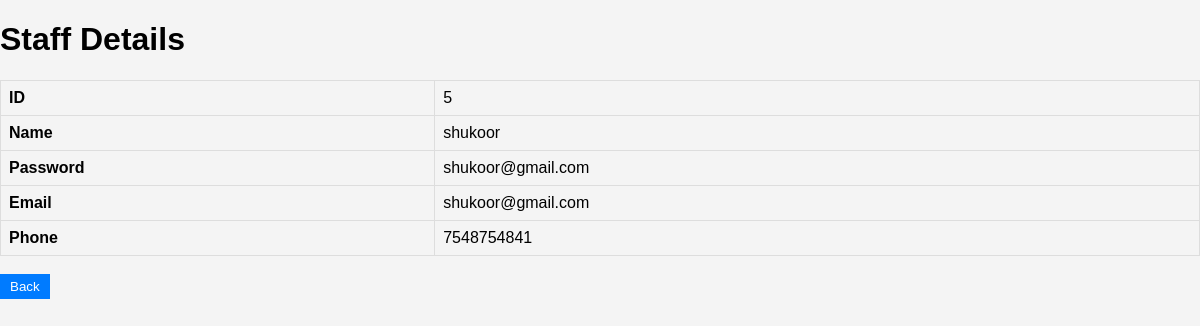
The app's page /admin/view_staff.php?id=5 with its own data.
### tables this page shows
CREATE TABLE `users` (
  `USER_ID` int(11) NOT NULL,
  `USERNAME` varchar(50) NOT NULL,
  `PASSWORDD` varchar(255) NOT NULL,
  `EMAIL` varchar(100) NOT NULL,
  `PHONE` varchar(15) NOT NULL,
  `USER_TYPE` enum('ADMIN','CUSTOMER','STAFF') NOT NULL,
  `ADDRESSS` text DEFAULT NULL,
  `CREATED_AT` datetime NOT NULL DEFAULT current_timestamp(),
  `PROFILE_PICTURE` varchar(255) DEFAULT NULL,
  `blocked` tinyint(1) DEFAULT 0
);

### admin/view_staff.php (the view, shortened to what this page needs)
<?php
$conn = new mysqli('localhost', 'root', '', 'fashion');
$Staff = $_GET['id'];
$sql = "SELECT * FROM users WHERE USER_ID = $Staff";
$result = $conn->query($sql);
if ($result->num_rows > 0) {
    $Staff = $result->fetch_assoc();
} else {
    echo "Staff not found.";
    exit;
}
?>
<!DOCTYPE html>
<html lang="en">
<head>
    <link rel="stylesheet" href="admin.css">
</head>
<body>
    <h1>Staff Details</h1>
    <table border="1" cellpadding="10" cellspacing="0">
        <tr>
            <th>ID</th>
            <td><?php echo $Staff['USER_ID']; ?></td>
        </tr>
        <tr>
            <th>Name</th>
            <td><?php echo $Staff['USERNAME']; ?></td>
        </tr>
        <tr>
            <th>Password</th>
            <td><?php echo $Staff['PASSWORDD']; ?></td>
        </tr>
        <tr>
            <th>Email</th>
            <td><?php echo $Staff['EMAIL']; ?></td>
        </tr>
        <tr>
            <th>Phone</th>
            <td><?php echo $Staff['PHONE']; ?></td>
        </tr>
    </table>
    <br>
    <a href="staff.php"><button>Back</button></a>
</body>
</html>

### admin/admin.css (style rules this page uses)
body { font-family: Arial, sans-serif; background-color: #f4f4f4; margin: 0; padding: 0; }
table { width: 100%; border-collapse: collapse; }
th, td { border: 1px solid #ddd; padding: 8px; text-align: left; }
th { background-color: #f4f4f4; }
button { padding: 5px 10px; margin-right: 5px; border: none; background-color: #007bff; color: #fff; cursor: pointer; }

### records on screen
users: USER_ID "5", USERNAME "shukoor", PASSWORDD "shukoor@gmail.com", EMAIL "shukoor@gmail.com", PHONE "7548754841"
